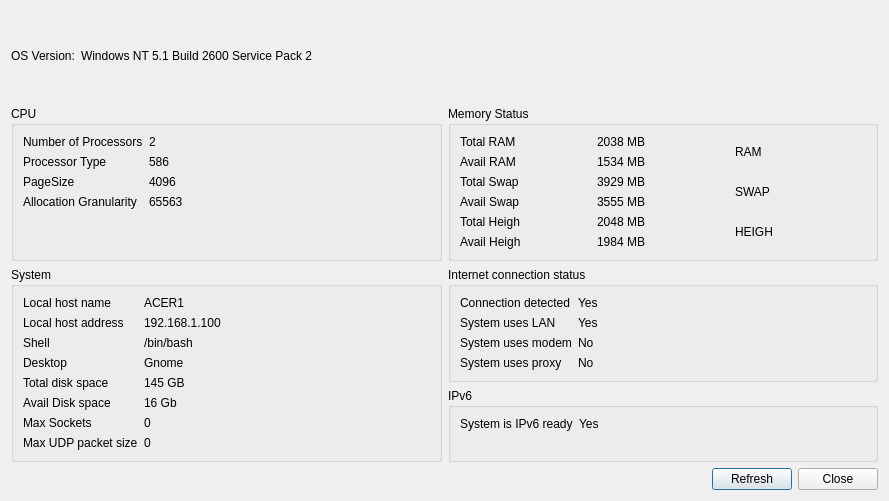
<?xml version="1.0" encoding="UTF-8"?>
<ui version="4.0">
 <class>LocalSystemInfoDlg</class>
 <widget class="QDialog" name="LocalSystemInfoDlg">
  <property name="geometry">
   <rect>
    <x>0</x>
    <y>0</y>
    <width>889</width>
    <height>501</height>
   </rect>
  </property>
  <property name="windowTitle">
   <string>Dialog</string>
  </property>
  <layout class="QVBoxLayout" name="verticalLayout">
   <item>
    <layout class="QHBoxLayout" name="horizontalLayout">
     <item>
      <widget class="QLabel" name="lblOsVersion">
       <property name="text">
        <string>OS Version:</string>
       </property>
      </widget>
     </item>
     <item>
      <widget class="QLabel" name="valOsVersion">
       <property name="text">
        <string>Windows NT 5.1 Build 2600 Service Pack 2</string>
       </property>
      </widget>
     </item>
     <item>
      <spacer name="horizontalSpacer_2">
       <property name="orientation">
        <enum>Qt::Horizontal</enum>
       </property>
       <property name="sizeHint" stdset="0">
        <size>
         <width>40</width>
         <height>20</height>
        </size>
       </property>
      </spacer>
     </item>
    </layout>
   </item>
   <item>
    <layout class="QGridLayout" name="gridLayout_2">
     <item row="0" column="0">
      <widget class="QGroupBox" name="grpCPU">
       <property name="title">
        <string>CPU</string>
       </property>
       <layout class="QFormLayout" name="formLayout_2">
        <item row="0" column="0">
         <widget class="QLabel" name="lblProcNum">
          <property name="text">
           <string>Number of Processors</string>
          </property>
         </widget>
        </item>
        <item row="0" column="1">
         <widget class="QLabel" name="valProcNum">
          <property name="text">
           <string>2</string>
          </property>
         </widget>
        </item>
        <item row="1" column="0">
         <widget class="QLabel" name="lblProcType">
          <property name="text">
           <string>Processor Type</string>
          </property>
         </widget>
        </item>
        <item row="1" column="1">
         <widget class="QLabel" name="valProcType">
          <property name="text">
           <string>586</string>
          </property>
         </widget>
        </item>
        <item row="2" column="0">
         <widget class="QLabel" name="lblPageSize">
          <property name="text">
           <string>PageSize</string>
          </property>
         </widget>
        </item>
        <item row="2" column="1">
         <widget class="QLabel" name="valPageSize">
          <property name="text">
           <string>4096</string>
          </property>
         </widget>
        </item>
        <item row="3" column="0">
         <widget class="QLabel" name="lblAllocationGranularity">
          <property name="text">
           <string>Allocation Granularity</string>
          </property>
         </widget>
        </item>
        <item row="3" column="1">
         <widget class="QLabel" name="valAllocationGranularity">
          <property name="text">
           <string>65563</string>
          </property>
         </widget>
        </item>
       </layout>
      </widget>
     </item>
     <item row="0" column="1">
      <widget class="QGroupBox" name="grpMemoryStatus">
       <property name="title">
        <string>Memory Status</string>
       </property>
       <layout class="QGridLayout" name="gridLayout">
        <item row="0" column="0">
         <widget class="QLabel" name="lblTotalPhysical">
          <property name="text">
           <string>Total RAM</string>
          </property>
         </widget>
        </item>
        <item row="0" column="1">
         <widget class="QLabel" name="valTotalPhysical">
          <property name="text">
           <string>2038 MB</string>
          </property>
         </widget>
        </item>
        <item row="1" column="0">
         <widget class="QLabel" name="lblAvailPhysical">
          <property name="text">
           <string>Avail RAM</string>
          </property>
         </widget>
        </item>
        <item row="1" column="1">
         <widget class="QLabel" name="valAvailPhysical">
          <property name="text">
           <string>1534 MB</string>
          </property>
         </widget>
        </item>
        <item row="2" column="0">
         <widget class="QLabel" name="lblTotalSwap">
          <property name="text">
           <string>Total Swap</string>
          </property>
         </widget>
        </item>
        <item row="2" column="1">
         <widget class="QLabel" name="valTotalSwap">
          <property name="text">
           <string>3929 MB</string>
          </property>
         </widget>
        </item>
        <item row="3" column="0">
         <widget class="QLabel" name="lblAvailSwap">
          <property name="text">
           <string>Avail Swap</string>
          </property>
         </widget>
        </item>
        <item row="3" column="1">
         <widget class="QLabel" name="valAvailSwap">
          <property name="text">
           <string>3555 MB</string>
          </property>
         </widget>
        </item>
        <item row="4" column="0">
         <widget class="QLabel" name="lblTotalHeigh">
          <property name="text">
           <string>Total Heigh</string>
          </property>
         </widget>
        </item>
        <item row="4" column="1">
         <widget class="QLabel" name="valTotalHeigh">
          <property name="text">
           <string>2048 MB</string>
          </property>
         </widget>
        </item>
        <item row="5" column="0">
         <widget class="QLabel" name="lblAvailHaigh">
          <property name="text">
           <string>Avail Heigh</string>
          </property>
         </widget>
        </item>
        <item row="5" column="1">
         <widget class="QLabel" name="valAvailHeigh">
          <property name="text">
           <string>1984 MB</string>
          </property>
         </widget>
        </item>
        <item row="0" column="2" rowspan="2">
         <widget class="QLabel" name="piePhysical">
          <property name="text">
           <string>RAM</string>
          </property>
          <property name="textInteractionFlags">
           <set>Qt::NoTextInteraction</set>
          </property>
         </widget>
        </item>
        <item row="2" column="2" rowspan="2">
         <widget class="QLabel" name="pieSwap">
          <property name="text">
           <string>SWAP</string>
          </property>
         </widget>
        </item>
        <item row="4" column="2" rowspan="2">
         <widget class="QLabel" name="pieHeigh">
          <property name="text">
           <string>HEIGH</string>
          </property>
         </widget>
        </item>
       </layout>
      </widget>
     </item>
     <item row="1" column="0" rowspan="2">
      <widget class="QGroupBox" name="grpSystem">
       <property name="title">
        <string>System</string>
       </property>
       <layout class="QFormLayout" name="formLayout_3">
        <item row="0" column="0">
         <widget class="QLabel" name="lblHostName">
          <property name="text">
           <string>Local host name</string>
          </property>
         </widget>
        </item>
        <item row="0" column="1">
         <widget class="QLabel" name="valHostName">
          <property name="text">
           <string>ACER1</string>
          </property>
         </widget>
        </item>
        <item row="1" column="0">
         <widget class="QLabel" name="lblHostAdr">
          <property name="text">
           <string>Local host address</string>
          </property>
         </widget>
        </item>
        <item row="1" column="1">
         <widget class="QLabel" name="valHostAdr">
          <property name="text">
           <string>192.168.1.100</string>
          </property>
         </widget>
        </item>
        <item row="2" column="0">
         <widget class="QLabel" name="lblShell">
          <property name="text">
           <string>Shell</string>
          </property>
         </widget>
        </item>
        <item row="2" column="1">
         <widget class="QLabel" name="valShell">
          <property name="text">
           <string>/bin/bash</string>
          </property>
         </widget>
        </item>
        <item row="3" column="0">
         <widget class="QLabel" name="lblDesktop">
          <property name="text">
           <string>Desktop</string>
          </property>
         </widget>
        </item>
        <item row="3" column="1">
         <widget class="QLabel" name="valDesktop">
          <property name="text">
           <string>Gnome</string>
          </property>
         </widget>
        </item>
        <item row="4" column="0">
         <widget class="QLabel" name="lblTotalHDD">
          <property name="text">
           <string>Total disk space</string>
          </property>
         </widget>
        </item>
        <item row="4" column="1">
         <widget class="QLabel" name="valTotalHDD">
          <property name="text">
           <string>145 GB</string>
          </property>
         </widget>
        </item>
        <item row="5" column="0">
         <widget class="QLabel" name="lblAvailHDD">
          <property name="text">
           <string>Avail Disk space</string>
          </property>
         </widget>
        </item>
        <item row="5" column="1">
         <widget class="QLabel" name="valAvailHDD">
          <property name="text">
           <string>16 Gb</string>
          </property>
         </widget>
        </item>
        <item row="6" column="0">
         <widget class="QLabel" name="lblSocketMax">
          <property name="text">
           <string>Max Sockets</string>
          </property>
         </widget>
        </item>
        <item row="6" column="1">
         <widget class="QLabel" name="valSocketMax">
          <property name="text">
           <string>0</string>
          </property>
         </widget>
        </item>
        <item row="7" column="0">
         <widget class="QLabel" name="lblUdpSize">
          <property name="text">
           <string>Max UDP packet size</string>
          </property>
         </widget>
        </item>
        <item row="7" column="1">
         <widget class="QLabel" name="valUdpSize">
          <property name="text">
           <string>0</string>
          </property>
         </widget>
        </item>
       </layout>
      </widget>
     </item>
     <item row="1" column="1">
      <widget class="QGroupBox" name="grpInternet">
       <property name="title">
        <string>Internet connection status</string>
       </property>
       <layout class="QFormLayout" name="formLayout_4">
        <item row="0" column="0">
         <widget class="QLabel" name="lblConnection">
          <property name="text">
           <string>Connection detected</string>
          </property>
         </widget>
        </item>
        <item row="0" column="1">
         <widget class="QLabel" name="valConnection">
          <property name="text">
           <string>Yes</string>
          </property>
         </widget>
        </item>
        <item row="1" column="0">
         <widget class="QLabel" name="lblUsesLan">
          <property name="text">
           <string>System uses LAN</string>
          </property>
         </widget>
        </item>
        <item row="1" column="1">
         <widget class="QLabel" name="valUsesLan">
          <property name="text">
           <string>Yes</string>
          </property>
         </widget>
        </item>
        <item row="2" column="0">
         <widget class="QLabel" name="lblUsesModem">
          <property name="text">
           <string>System uses modem</string>
          </property>
         </widget>
        </item>
        <item row="2" column="1">
         <widget class="QLabel" name="valUsesModem">
          <property name="text">
           <string>No</string>
          </property>
         </widget>
        </item>
        <item row="3" column="0">
         <widget class="QLabel" name="lblUsesProxy">
          <property name="text">
           <string>System uses proxy</string>
          </property>
         </widget>
        </item>
        <item row="3" column="1">
         <widget class="QLabel" name="valUsesProxy">
          <property name="text">
           <string>No</string>
          </property>
         </widget>
        </item>
       </layout>
      </widget>
     </item>
     <item row="2" column="1">
      <widget class="QGroupBox" name="grpIPv6">
       <property name="title">
        <string>IPv6</string>
       </property>
       <layout class="QFormLayout" name="formLayout">
        <item row="0" column="0">
         <widget class="QLabel" name="lblIPv6">
          <property name="text">
           <string>System is IPv6 ready</string>
          </property>
         </widget>
        </item>
        <item row="0" column="1">
         <widget class="QLabel" name="valIPv6">
          <property name="text">
           <string>Yes</string>
          </property>
         </widget>
        </item>
       </layout>
      </widget>
     </item>
    </layout>
   </item>
   <item>
    <layout class="QHBoxLayout" name="horizontalLayout_2">
     <item>
      <spacer name="horizontalSpacer">
       <property name="orientation">
        <enum>Qt::Horizontal</enum>
       </property>
       <property name="sizeHint" stdset="0">
        <size>
         <width>40</width>
         <height>20</height>
        </size>
       </property>
      </spacer>
     </item>
     <item>
      <widget class="QPushButton" name="btnRefresh">
       <property name="text">
        <string>Refresh</string>
       </property>
      </widget>
     </item>
     <item>
      <widget class="QPushButton" name="btnClose">
       <property name="text">
        <string>Close</string>
       </property>
      </widget>
     </item>
    </layout>
   </item>
  </layout>
 </widget>
 <resources/>
 <connections/>
</ui>
